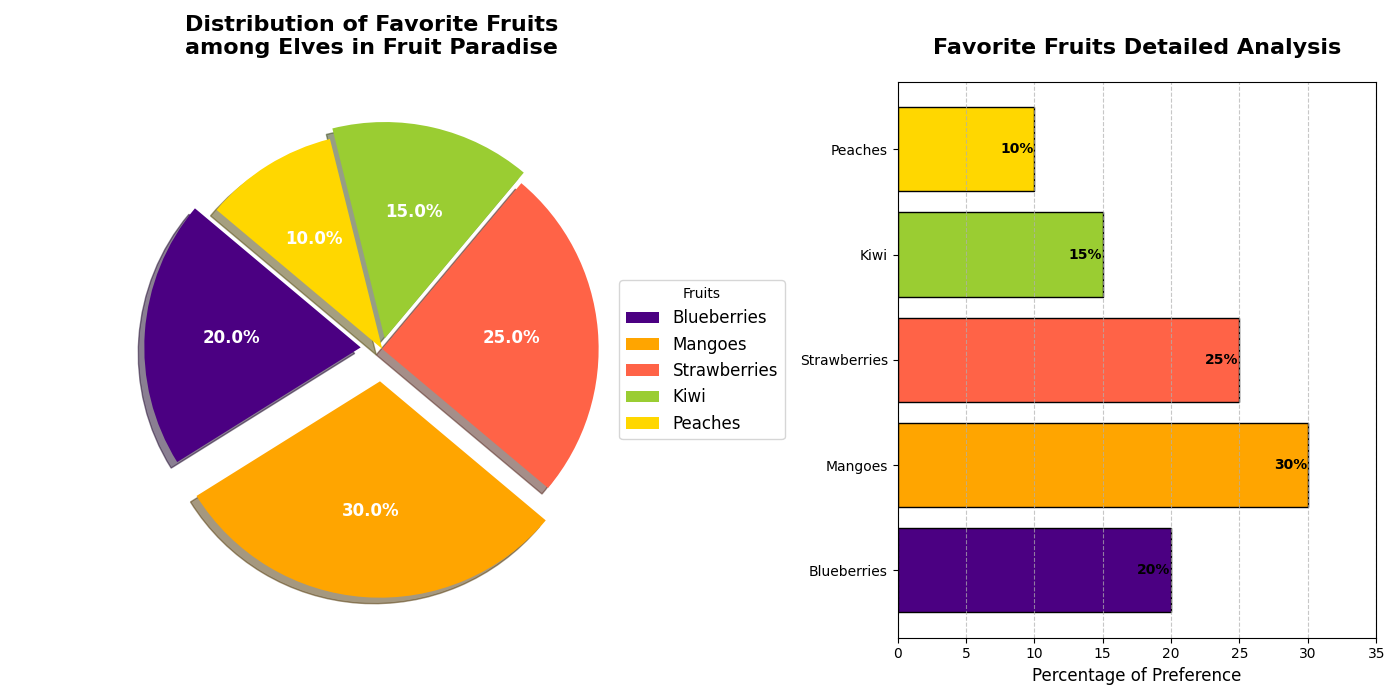

This chart was generated by the following Python code:
import matplotlib.pyplot as plt
import numpy as np

# Backstory: Representation of Different Fruits Share in an Imaginary Fruit Paradise
# Title: "Fruit Paradise: Distribution of Favorite Fruits among Elves"
# Contextual Data:
fruit_types = ['Blueberries', 'Mangoes', 'Strawberries', 'Kiwi', 'Peaches']
percentages = [20, 30, 25, 15, 10]
colors = ['#4B0082', '#FFA500', '#FF6347', '#9ACD32', '#FFD700']

# Create Subplots for Diverse Representation
fig, (ax1, ax2) = plt.subplots(1, 2, figsize=(14, 7))

# Pie Chart
explode = (0.1, 0.15, 0, 0.05, 0)  # Highlight Mangoes and Blueberries
wedges, texts, autotexts = ax1.pie(
    percentages, labels=fruit_types, autopct='%1.1f%%', startangle=140, 
    colors=colors, explode=explode, shadow=True, textprops=dict(color="w"))

# Customize text properties
plt.setp(texts, size=12, weight="bold")
plt.setp(autotexts, size=12, weight="bold")

# Set title for the Pie Chart
ax1.set_title('Distribution of Favorite Fruits\namong Elves in Fruit Paradise', fontsize=16, fontweight='bold', pad=20)

# Equal aspect ratio ensures the pie chart is circular
ax1.axis('equal')

# Add legend outside the pie chart
ax1.legend(wedges, fruit_types, title="Fruits", loc="center left", bbox_to_anchor=(1, 0, 0.5, 1), fontsize=12)

# Additional subplot (Horizontal Bar Chart) for elaboration
bars = ax2.barh(fruit_types, percentages, color=colors, edgecolor='black')
ax2.set_title('Favorite Fruits Detailed Analysis', fontsize=16, fontweight='bold', pad=20)
ax2.set_xlabel("Percentage of Preference", fontsize=12)
ax2.set_xlim(0, 35)
ax2.set_yticks(range(len(fruit_types)))
ax2.set_yticklabels(fruit_types, fontsize=10)
ax2.xaxis.grid(True, linestyle='--', alpha=0.7)

# Add data labels for each bar
for bar, percentage in zip(bars, percentages):
    ax2.text(bar.get_width() - 2.5, bar.get_y() + bar.get_height() / 2, f'{percentage}%', 
             va='center', ha='left', color='black', fontsize=10, fontweight='bold')

# Automatically adjust layout to prevent overlap
plt.tight_layout()

# Display the chart
plt.show()
